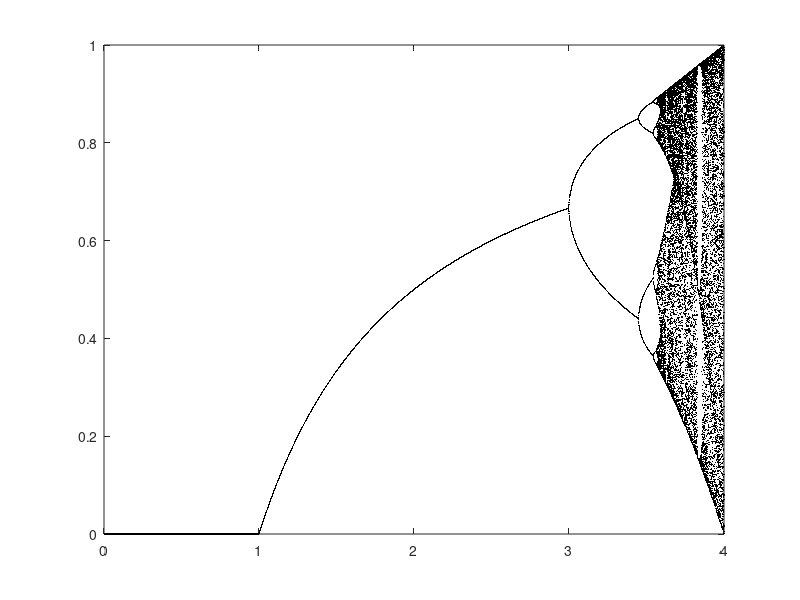

Write MATLAB code to recreate this figure.
clear;
m = [];
for h = 1:4000
    x = 0;
    y = rand;
    for t = 1:1000
        ha = h * .001;
        y = ha*y*(1-y);
        if t > 960
            x = x + 1;
            m(h,x) = y;
        end
    end
end
plot([.001:.001:4],m, '.k', 'MarkerSize', 1);
            
        